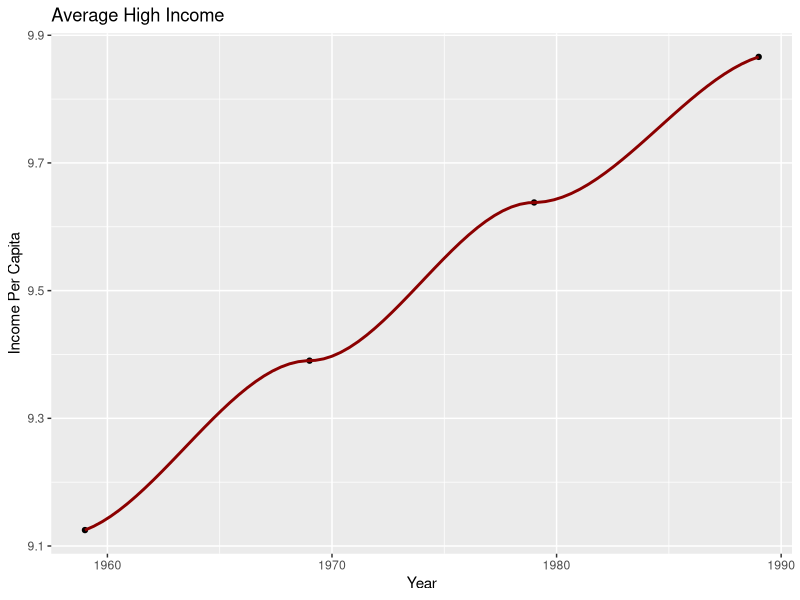
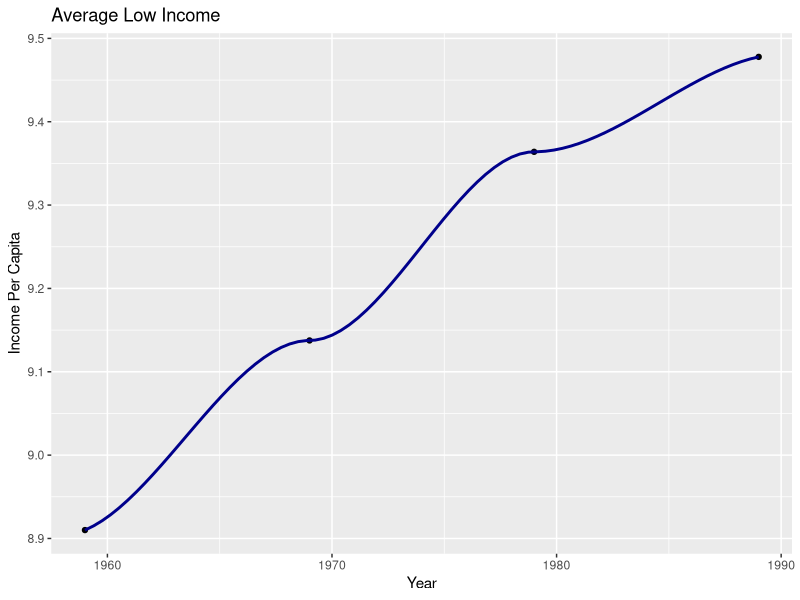
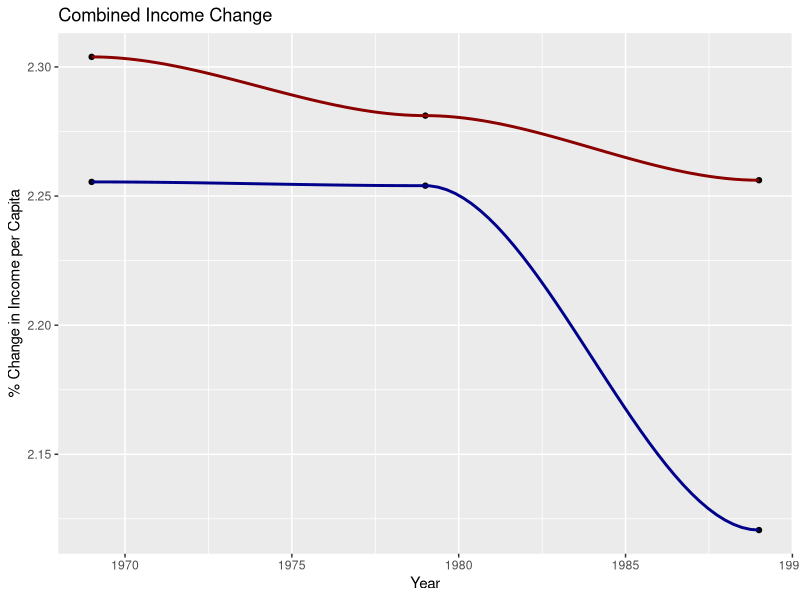

Reproduce these figures in R, in order.
# Data Source: 
# https://www2.census.gov/programs-surveys/decennial/tables/time-series/historical-income-counties/county3.csv



install.packages("tidyverse")
library(tidyverse)
install.packages("dplyr")
install.packages("ggplot2")
install.packages("ggpubr")
library("ggpubr")
library("ggplot2")
library("dplyr")

setwd('/Users/JonahTuckman/Desktop/Economics/Economics-Data-Exploration/GroupProject/')

# Data of Per Capita Income by County in 1959, 1969, 1979, 1989 pulled from census.gov
data <- read.csv('county3.csv')

# Data of California Data as we will be looking into California counties pre and post 1984 (Macintosh release)
CaliData <- subset(data, grepl('CA',State.and.County))
# Saved Dataset
write.csv(CaliData, "CaliData.csv")


# Bay Area/ High tech
### SanFran, San Mateo, Santaclara, Alameda, Contracosta, Solano, Napa, Sonoma, Marin
### LA County, Orange, San Diego

## Low Tech
### Others


toMatch <- c("San Francisco" , "San Mateo" , "Santa Clara" , "Alameda" , "Contra Costa" , "Solano" ,
             "Napa" , "Sonoma" , "Marin", "Los Angeles", "Orange County", "San Diego")
CaliHighIncome <- data.frame(CaliData)
CaliHighIncome <- subset(CaliHighIncome, grepl(paste(toMatch, collapse="|"), State.and.County))

CaliLowIncome <- data.frame(CaliData)
CaliLowIncome <- subset(CaliLowIncome, !grepl(paste(toMatch, collapse="|"), State.and.County))

## Replace the commas in the numbers to avoid importation as factor 
replaceCommas<-function(X){
  X<-as.numeric(gsub("\\,", "", X))
}

#replacement. Must do this indivudally to keep the commas in the state and county
# commenting after doing and realizing we are deleting that column in a moment so not needed...
CaliLowIncome$X1959 <- replaceCommas(CaliLowIncome$X1959)
CaliLowIncome$X1969 <- replaceCommas(CaliLowIncome$X1969)
CaliLowIncome$X1979 <- replaceCommas(CaliLowIncome$X1979)
CaliLowIncome$X1989 <- replaceCommas(CaliLowIncome$X1989)
CaliLowIncome$State.and.County <- NULL

write.csv(CaliLowIncome, "CaliLowIncome.csv")

## Removal of high income commas
CaliHighIncome$State.and.County <- NULL
CaliHighIncome$X1959 <- replaceCommas(CaliHighIncome$X1959)
CaliHighIncome$X1969 <- replaceCommas(CaliHighIncome$X1969)
CaliHighIncome$X1979 <- replaceCommas(CaliHighIncome$X1979)
CaliHighIncome$X1989 <- replaceCommas(CaliHighIncome$X1989)

write.csv(CaliHighIncome, "CaliHighTech2.csv")
### Removed Commas from numbers here to avoid importation as type factor
### Opened in text file, deleted commas, reopened in numbers and saved as CaliHighTech2.csv


CaliHighIncome$X <- NULL ## Adds X column of index from original list. Not needed
CaliHighIncome$State.and.County <- NULL ## No names (categorical variables suck to deal with)
summary(CaliHighIncome) # Checking out data

## Checking that everything is going well.
sapply(CaliHighIncome, class) ## Shows breakdown of columns by type


all(duplicated(CaliHighIncome$X1979)[-1L]) ## Test for constant vector
# Returns false which is good 


#### HIGH Income #### 

# Means of each year
averageHighIncome59 = mean(CaliHighIncome$X1959, na.rm = TRUE)
averageHighIncome69 = mean(CaliHighIncome$X1969, na.rm = TRUE)
averageHighIncome79 = mean(CaliHighIncome$X1979, na.rm = TRUE)
averageHighIncome89 = mean(CaliHighIncome$X1989, na.rm = TRUE)

#Standard deviation of each year
StandardDevHigh59 <- sd(CaliHighIncome$X1959, na.rm = TRUE)
StandardDevHigh69 <- sd(CaliHighIncome$X1969, na.rm = TRUE)
StandardDevHigh79 <- sd(CaliHighIncome$X1979, na.rm = TRUE)
StandardDevHigh89 <- sd(CaliHighIncome$X1989, na.rm = TRUE)


#### LOW Income #### 

# Means of each year
averageLowIncome59 = mean(CaliLowIncome$X1959, na.rm = TRUE)
averageLowIncome69 = mean(CaliLowIncome$X1969, na.rm = TRUE)
averageLowIncome79 = mean(CaliLowIncome$X1979, na.rm = TRUE)
averageLowIncome89 = mean(CaliLowIncome$X1989, na.rm = TRUE)

#Standard deviation of each year
StandardDevLow59 <- sd(CaliLowIncome$X1959, na.rm = TRUE)
StandardDevLow69 <- sd(CaliLowIncome$X1969, na.rm = TRUE)
StandardDevLow79 <- sd(CaliLowIncome$X1979, na.rm = TRUE)
StandardDevLow89 <- sd(CaliLowIncome$X1989, na.rm = TRUE)


# Visual Tabling
table59 <- table(averageHighIncome59, averageLowIncome59)
table59

table69 <- table(averageHighIncome69, averageLowIncome69)
table69

table79 <- table(averageHighIncome79, averageLowIncome79)
table79

table89 <- table(averageHighIncome89, averageLowIncome89)
table89


# Data to be used for plotting. Year vs Average in High vs Low Income
avgHigh <- data.frame("Year" = c(1959, 1969, 1979, 1989), "Average GDP Per Capita" = c(averageHighIncome59, averageHighIncome69, averageHighIncome79, averageHighIncome89))
avgLow <- data.frame("Year" = c(1959, 1969, 1979, 1989), "Average GDP Per Capita" = c(averageLowIncome59, averageLowIncome69, averageLowIncome79, averageLowIncome89))

##### Plotting High Income
XHigh <- avgHigh$Year
YHigh <- log(avgHigh$Average.GDP.Per.Capita)

plotAvgHigh <- ggplot(data = avgHigh, mapping = aes(x = XHigh,y = YHigh)) + geom_point() + geom_smooth(colour="darkred", size = 1)
plotAvgHigh + ggtitle("Average High Income") + xlab("Year") + ylab("Income Per Capita")

##### Plotting Low Income
XLow <- avgLow$Year
YLow <- log(avgLow$Average.GDP.Per.Capita)

plotAvgLow <- ggplot(data = avgLow, mapping = aes(x = XLow,y = YLow)) + geom_point() + geom_smooth(colour = "darkblue", size = 1)
plotAvgLow + ggtitle("Average Low Income") + xlab("Year") + ylab("Income Per Capita")

### Percent Growth 

#High
HighPerc69 <- ((averageHighIncome69 + averageHighIncome59) / averageHighIncome59)
HighPerc79 <- ((averageHighIncome79 + averageHighIncome69) / averageHighIncome69)
HighPerc89 <- ((averageHighIncome89 + averageHighIncome79) / averageHighIncome79)

#Low
LowPerc69 <- ((averageLowIncome69 + averageLowIncome59) / averageLowIncome59)
LowPerc79 <- ((averageLowIncome79 + averageLowIncome69) / averageLowIncome69)
LowPerc89 <- ((averageLowIncome89 + averageLowIncome79) / averageLowIncome79)

#Combine a dataset
Combined <- data.frame("Year" = c(1969, 1979, 1989),
                       "High" = c(HighPerc69, HighPerc79, HighPerc89),
                       "Low" = c(LowPerc69, LowPerc79, LowPerc89)
)

##### Combined Plot
combined <- ggplot() + 
  #High -> Red Plot
  geom_point(data=Combined, aes(x = Year, y = High)) + 
  geom_smooth(data=Combined, aes(x = Year, y = High), fill = "red", 
              colour="darkred", size = 1) +
  #Low -> Blue Plot
  geom_point(data=Combined, aes(x = Year, y = Low)) + 
  geom_smooth(data=Combined, aes(x=Year, y = Low), fill = "blue",
              colour = "darkblue", size = 1) +
  ggtitle("Combined Income Change") + xlab("Year") + ylab("% Change in Income per Capita") 
  # + geom_vline(xintercept=1980) + geom_vline(xintercept = 1970)
combined

dev.copy(png, "Combined.png")
dev.off()


### Dif n Dif regression 

Combined$HighxLow <- Combined$High*Combined$Low

nonLogReg <- lm(log(HighxLow) ~ log(Low), data = Combined)
summary(nonLogReg)

